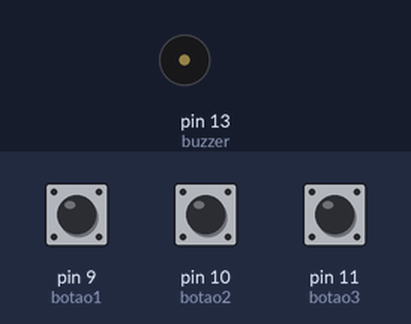
Bench run of a sketch on a simulated Arduino Uno, built with avr-gcc and run on an emulated ATmega328P. Parts: buzzer (waves = sounding). Inputs (shaded band) come from the test bench; at power-on: pin 9 (botao1) HIGH, pin 10 (botao2) HIGH, pin 11 (botao3) HIGH.

Above: at 1.2 s.
1.3 s: pin 9 (botao1) pulled LOW for 0.15 s
At 1.37 s:
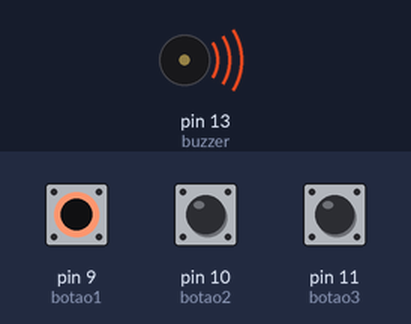
2.9 s: pin 9 (botao1) pulled LOW for 3.2 s
At 6.9 s:
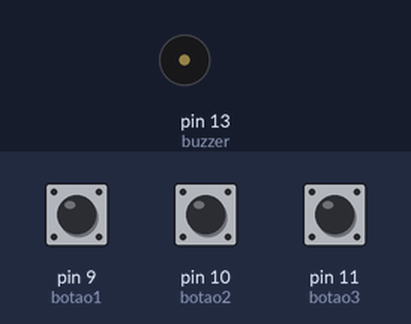
7.6 s: pin 10 (botao2) pulled LOW for 3.2 s
At 8.1 s:
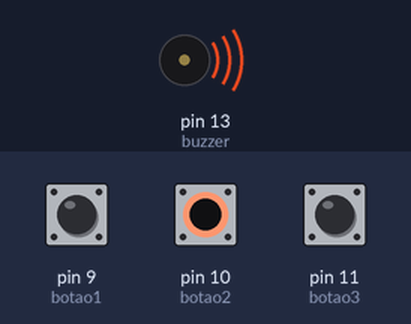
Timing chart, 0 to 12.3 s (numbered marks = the images above; inputs shaded):
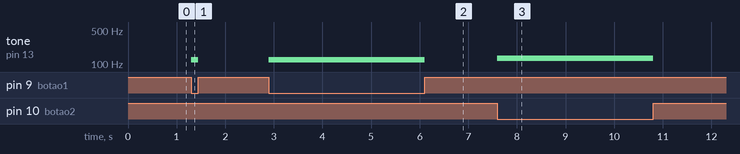

Measured:
- after the input at 1.3 s, tone on pin 13 (buzzer): silent → 123 Hz at once, → silent 0.15 s later
- after the input at 2.9 s, tone on pin 13 (buzzer): silent → 123 Hz at once, → silent 3.2 s later
- after the input at 7.6 s, tone on pin 13 (buzzer): silent → 130 Hz at once, → silent 3.2 s later

The sketch:

micro_piano.ino
```cpp
int frequencia = 0;
int botao1 = 9;
int botao2 = 10;
int botao3 = 11;
int botao4 = 12;
int buzzer = 13;
float B = 123.74;
float C = 130.81;
float G = 98.00;

void setup() {
    pinMode(botao1, INPUT_PULLUP);
    pinMode(botao2, INPUT_PULLUP);
    pinMode(botao3, INPUT_PULLUP);
    pinMode(buzzer, OUTPUT);
}

void loop() {
    if (digitalRead(botao1) == LOW) {
        frequencia += B;
    }
    if (digitalRead(botao2) == LOW) {
        frequencia += C;
    }
    if (digitalRead(botao3) == LOW) {
        frequencia += G;
    }
    tone(buzzer, frequencia, 500);

    frequencia = 0;
}
```
